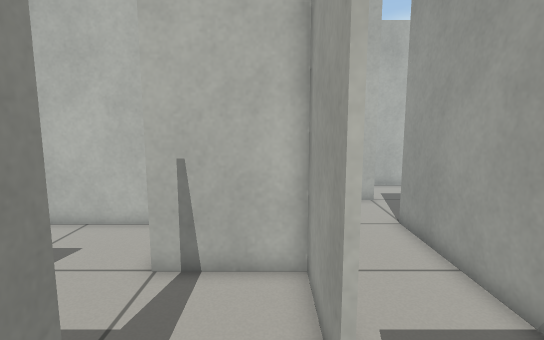
view 1 (above)

15 first-person views from a walk through a world built for the Gazebo simulator. The camera is 0.94 m above the floor, tilts 8° down and sees 80° across. The floor is counted in squares, 0.25 m on a side. Each view is taken from the middle of a square. On the plan, view 1 faces up. The plan holds only what a view shows up to about 20 squares ahead; the rest is blank. The place goes on beyond the plan. Robots are left out.

view 2
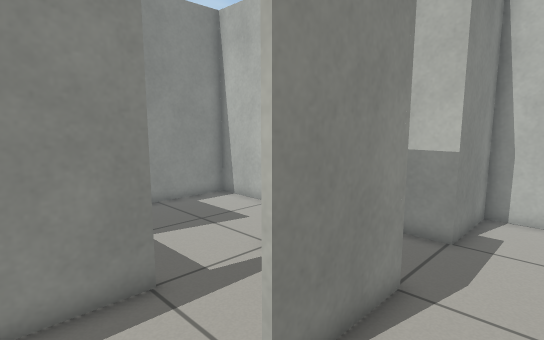

view 3
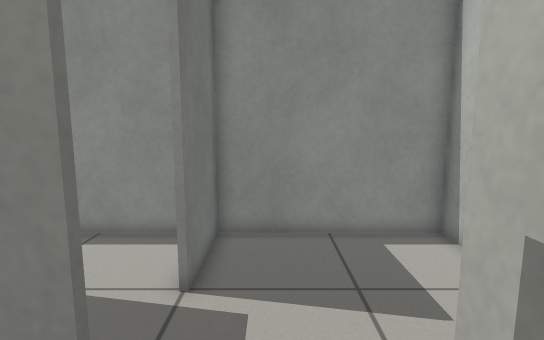

view 4
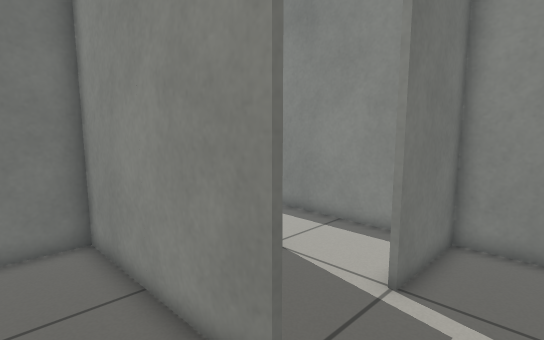

view 5
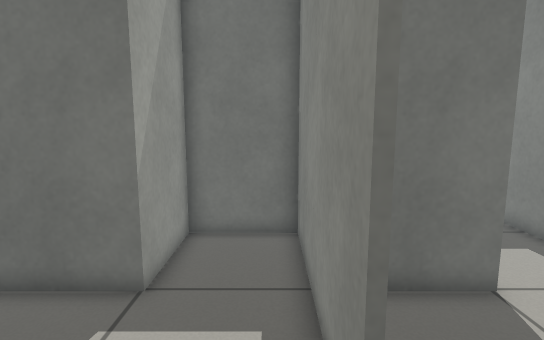

view 6
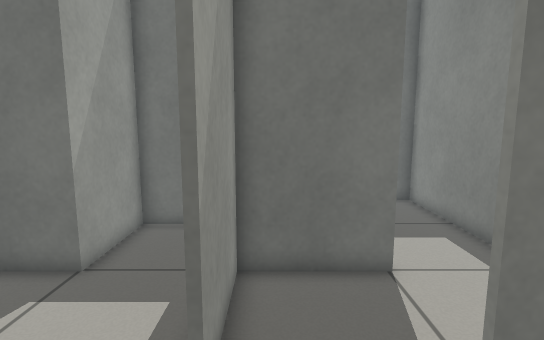

view 7
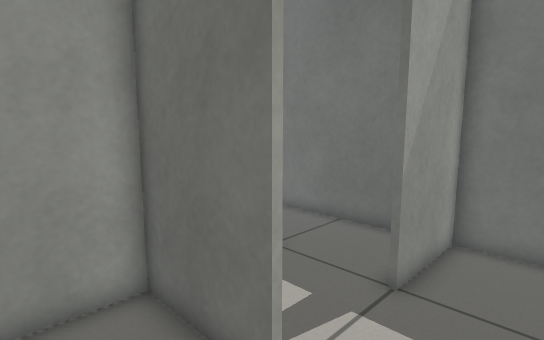

view 8
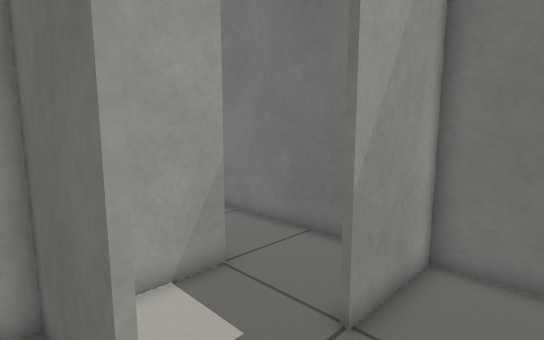

view 9
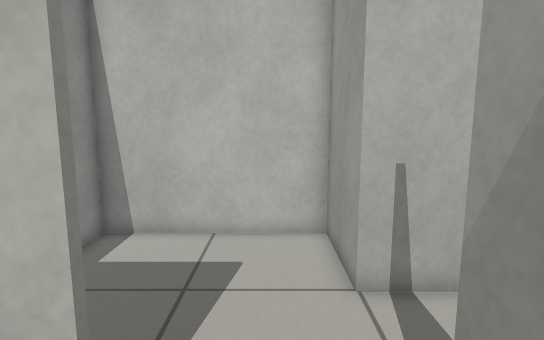

view 10
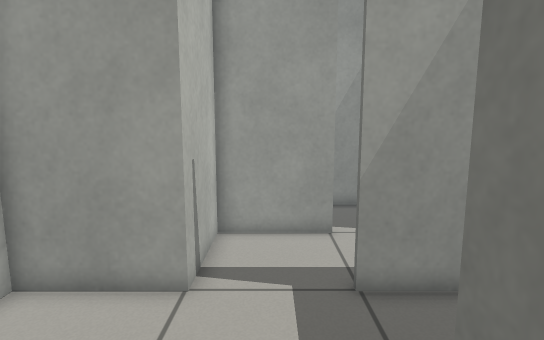

view 11
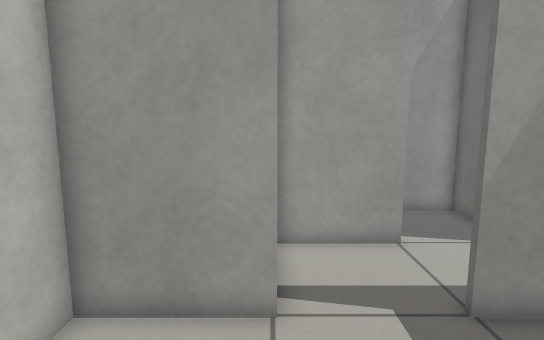

view 12
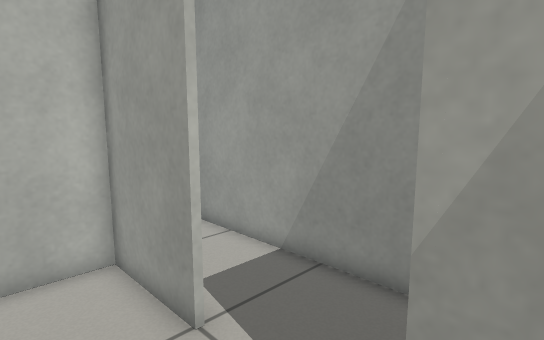

view 13
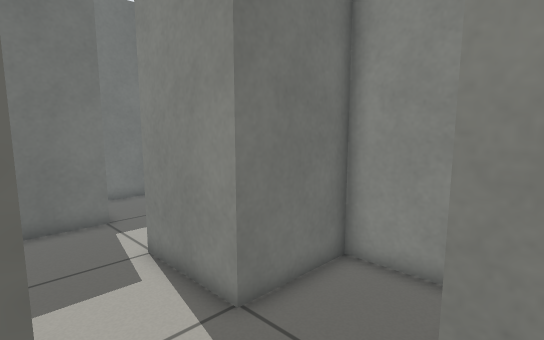

view 14
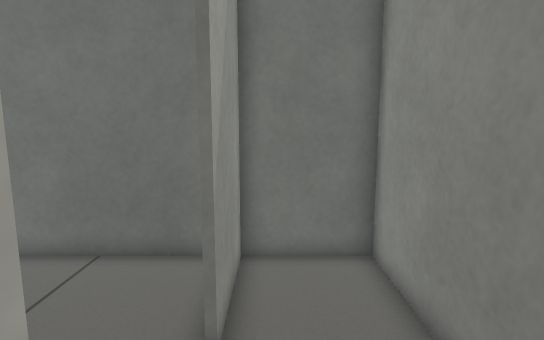

view 15
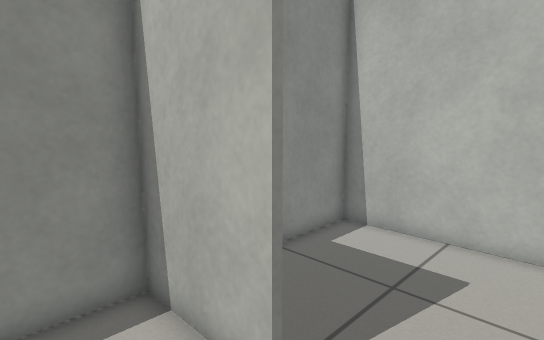

### Floor plan
Ten units are one square. View 1 is at (0, 0); x grows to the right and y downward. Boxes are objects, and circles mark ways between rooms. Rooms are numbered by the first view taken in them; rooms with no view inside come last. Other rooms are left out.
<svg viewBox="-115 -165 190 249">
<path fill="none" stroke="#000" d="M-29 -41 -29 39 9 39 9 -1M11 -119 -5 -119M-29 -109 -29 -81 11 -81 11 -39M9 -1 49 -1 49 -121M9 -39 9 -79 -31 -79M-31 -79 -31 -119 -109 -119 -109 -40M-110 -41 -69 -41M-109 -40 -109 5M-69 -39 -110 -39M-71 -1 -31 -1 -31 -41M51 -159 45 -159M-109 5 -109 79 -71 79 -71 39M30 -159 11 -159 11 -119M-31 41 -31 15"/>
<circle cx="10" cy="-20" r="3" fill="#2a7"/>
<circle cx="-10" cy="-40" r="3" fill="#2a7"/>
<circle cx="30" cy="-120" r="3" fill="#2a7"/>
<circle cx="-30" cy="-60" r="3" fill="#2a7"/>
<circle cx="-50" cy="-40" r="3" fill="#2a7"/>
<circle cx="-70" cy="-20" r="3" fill="#2a7"/>
<circle cx="-90" cy="0" r="3" fill="#2a7"/>
<circle cx="50" cy="-140" r="3" fill="#2a7"/>
<circle cx="-70" cy="20" r="3" fill="#2a7"/>
<text x="-10" y="0">1</text>
<text x="20" y="-70">2</text>
<text x="-10" y="-60">3</text>
<text x="-70" y="-80">4</text>
<text x="-90" y="-20">5</text>
<text x="-50" y="-20">6</text>
<text x="60" y="-140">7</text>
<text x="-90" y="40">8</text>
<text x="30" y="-140">9</text>
<text x="-60" y="20">10</text>
</svg>
Room 1 opens to room 2. Room 1 opens to room 3. Room 2 opens to room 9. Room 3 opens to room 4. Room 4 opens to room 6. Room 5 opens to room 6. Room 5 opens to room 8. Room 7 opens to room 9. Room 8 opens to room 10.

Where each view was taken, in squares from view 1:
view 1: 0 up, 0 right, facing up
view 2: 1 up, 4 right, facing up-left
view 3: 6 up, 0 right, facing left
view 4: 7 up, 0 right, facing down-left
view 5: 7 up, 2 left, facing down
view 6: 8 up, 4 left, facing down
view 7: 3 up, 10 left, facing down-right
view 8: 1 up, 10 left, facing down-right
view 9: 1 up, 5 left, facing up
view 10: 6 up, 10 left, facing right
view 11: 8 up, 9 left, facing right
view 12: 1 down, 2 left, facing up-right
view 13: 13 up, 5 right, facing down-left
view 14: 1 up, 8 left, facing down
view 15: 1 up, 4 left, facing up-left
